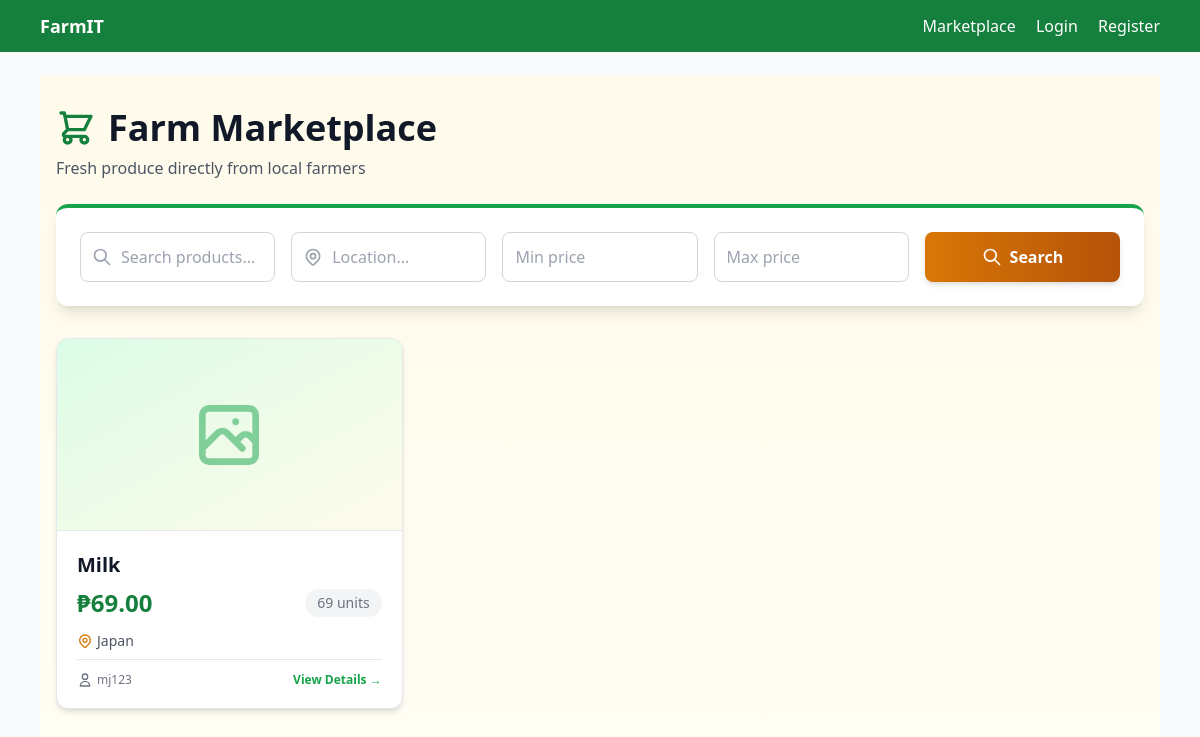
The page / on the database its author committed.
### products/models.py (models this page shows, shortened)
class Product(models.Model):
    MODE_OF_PAYMENT_CHOICES = [
        ('cash', 'Cash'),
        ('gcash', 'GCash'),
        ('bank', 'Bank Transfer'),
    ]
    farmer = models.ForeignKey(
        settings.AUTH_USER_MODEL,
        on_delete=models.CASCADE,
        related_name='products',
    )
    product_name = models.CharField(max_length=255)
    price = models.DecimalField(max_digits=10, decimal_places=2)
    quantity = models.PositiveIntegerField()
    description = models.TextField(blank=True)
    photo_url = models.URLField(blank=True)
    location = models.CharField(max_length=255, blank=True)
    mode_of_payment = models.CharField(
        max_length=20, choices=MODE_OF_PAYMENT_CHOICES, default='cash'
    )
    created_at = models.DateTimeField(auto_now_add=True)
    is_approved = models.BooleanField(default=True)
    is_reserved = models.BooleanField(default=False)
    reserved_by = models.ForeignKey(
        settings.AUTH_USER_MODEL,
        on_delete=models.SET_NULL,
        null=True,
        blank=True,
        related_name='reserved_products',
    )
    class Meta:
        ordering = ['-created_at']

### users/models.py (models this page shows, shortened)
class FarmerUser(AbstractUser):
    email = models.EmailField(unique=True)
    location = models.CharField(max_length=255, blank=True)
    contact_number = models.CharField(max_length=50, blank=True)

### products/views.py (the view)
# urls.py: path('', views.product_list, name='product_list'),
def product_list(request: HttpRequest) -> HttpResponse:
    query = request.GET.get('q', '').strip()
    location = request.GET.get('location', '').strip()
    min_price = request.GET.get('min_price', '').strip()
    max_price = request.GET.get('max_price', '').strip()
    products = Product.objects.filter(is_approved=True)
    if query:
        products = products.filter(
            Q(product_name__icontains=query) | Q(description__icontains=query)
        )
    if location:
        products = products.filter(location__icontains=location)
    if min_price:
        try:
            products = products.filter(price__gte=float(min_price))
        except ValueError:
            pass
    if max_price:
        try:
            products = products.filter(price__lte=float(max_price))
        except ValueError:
            pass
    return render(request, 'products/product_list.html', {
        'products': products,
        'query': query,
        'location': location,
        'min_price': min_price,
        'max_price': max_price,
    })

### templates/products/product_list.html (shortened to what this page needs)
{% extends 'base.html' %}
{% block content %}
<div class="bg-gradient-to-b from-amber-50 to-white min-h-screen">
  <div class="max-w-7xl mx-auto px-4 py-8">
    <div class="mb-8">
      <div class="flex items-center justify-between mb-6">
        <div>
          <h1 class="text-4xl font-bold text-gray-900 mb-2 flex items-center">
            Farm Marketplace
          </h1>
          <p class="text-gray-600">Fresh produce directly from local farmers</p>
        </div>
      </div>
      <div class="bg-white rounded-xl shadow-lg p-6 border-t-4 border-green-600">
        <form method="get" class="grid grid-cols-1 md:grid-cols-5 gap-4">
          <div class="relative">
            <div class="absolute inset-y-0 left-0 pl-3 flex items-center pointer-events-none">
            </div>
            <input
              name="q"
              placeholder="Search products..."
              value="{{ query }}"
              class="block w-full pl-10 pr-3 py-3 border border-gray-300 rounded-lg focus:ring-2 focus:ring-green-600 focus:border-transparent transition duration-200"
            />
          </div>
          <div class="relative">
            <div class="absolute inset-y-0 left-0 pl-3 flex items-center pointer-events-none">
            </div>
            <input
              name="location"
              placeholder="Location..."
              value="{{ location }}"
              class="block w-full pl-10 pr-3 py-3 border border-gray-300 rounded-lg focus:ring-2 focus:ring-green-600 focus:border-transparent transition duration-200"
            />
          </div>
          <input name="min_price" value="{{ min_price }}" placeholder="Min price" class="border border-gray-300 rounded-lg px-3 py-3 focus:ring-2 focus:ring-green-600 focus:border-transparent transition duration-200" />
          <input name="max_price" value="{{ max_price }}" placeholder="Max price" class="border border-gray-300 rounded-lg px-3 py-3 focus:ring-2 focus:ring-green-600 focus:border-transparent transition duration-200" />
          <button class="bg-gradient-to-r from-amber-600 to-amber-700 hover:from-amber-700 hover:to-amber-800 text-white font-semibold py-3 px-6 rounded-lg shadow-md hover:shadow-lg transition duration-200 flex items-center justify-center space-x-2">
            <svg class="w-5 h-5" fill="none" stroke="currentColor" viewBox="0 0 24 24">
              <path stroke-linecap="round" stroke-linejoin="round" stroke-width="2" d="M21 21l-6-6m2-5a7 7 0 11-14 0 7 7 0 0114 0z" />
            </svg>
            <span>Search</span>
          </button>
        </form>
      </div>
    </div>
    <div class="grid grid-cols-1 md:grid-cols-2 lg:grid-cols-3 gap-6">
      {% for p in products %}
      <a href="/products/{{ p.id }}/" class="group block bg-white rounded-xl shadow-md hover:shadow-xl transition duration-300 overflow-hidden border border-gray-200 hover:border-green-500">
        <div class="h-48 bg-gradient-to-br from-green-100 to-amber-50 flex items-center justify-center border-b border-gray-200">
        </div>
        <div class="p-5">
          <h3 class="font-bold text-xl text-gray-900 mb-2 group-hover:text-green-700 transition duration-200">{{ p.product_name }}</h3>
          <div class="flex items-center justify-between mb-3">
            <div class="text-2xl font-bold text-green-700">₱{{ p.price }}</div>
            <div class="text-sm text-gray-500 bg-gray-100 px-3 py-1 rounded-full">{{ p.quantity }} units</div>
          </div>
          <div class="flex items-center text-sm text-gray-600 mb-2">
            {{ p.location }}
          </div>
          <div class="flex items-center justify-between pt-3 border-t border-gray-200">
            <div class="flex items-center text-xs text-gray-500">
              <svg class="w-4 h-4 mr-1" fill="none" stroke="currentColor" viewBox="0 0 24 24">
                <path stroke-linecap="round" stroke-linejoin="round" stroke-width="2" d="M16 7a4 4 0 11-8 0 4 4 0 018 0zM12 14a7 7 0 00-7 7h14a7 7 0 00-7-7z" />
              </svg>
              {{ p.farmer.username }}
            </div>
            <div class="text-xs font-semibold text-green-600 group-hover:text-green-700">View Details →</div>
          </div>
        </div>
      </a>
      {% endfor %}
    </div>
  </div>
</div>
{% endblock %}

### rows shown on the page
Product: product_name "Milk", price "69.00", quantity "69", location "Japan", farmer.username "mj123"
